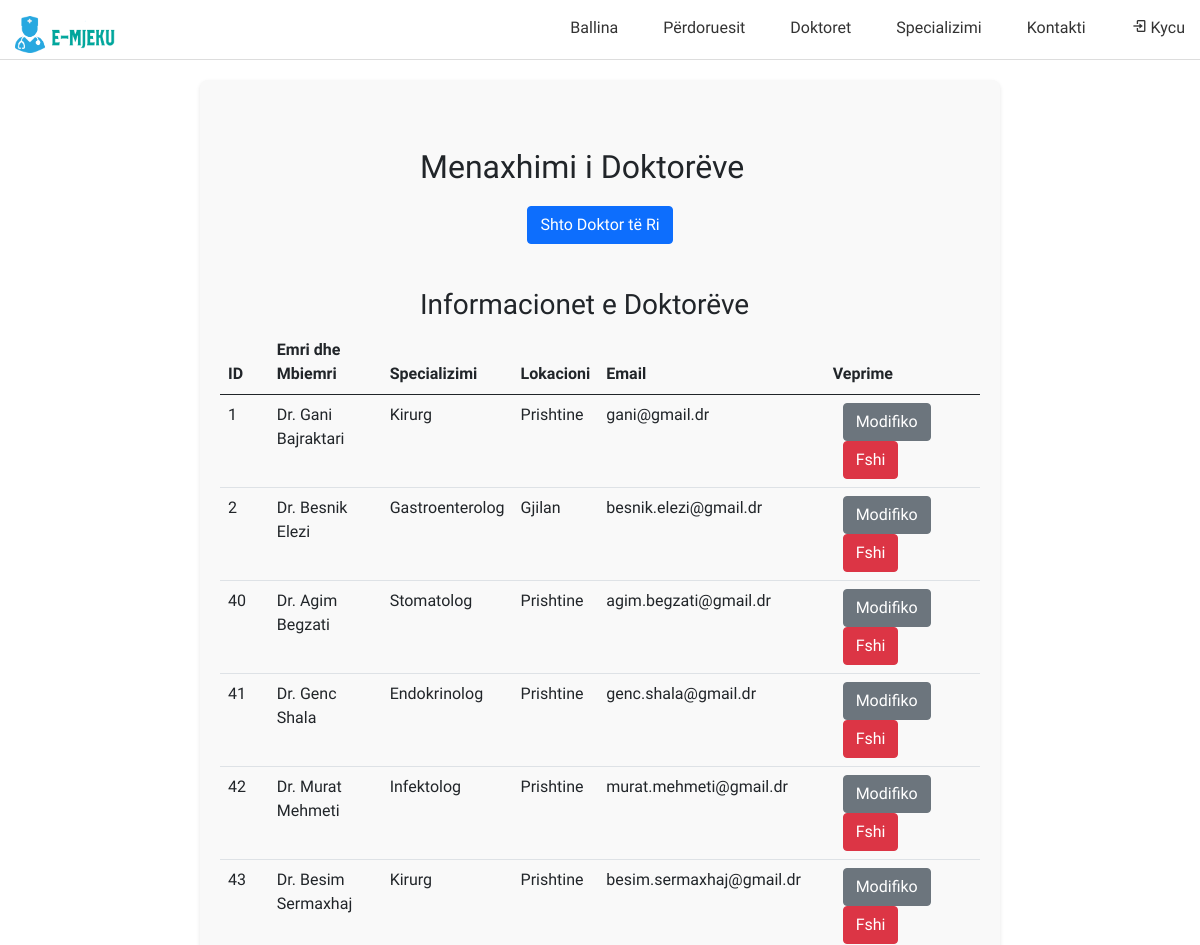
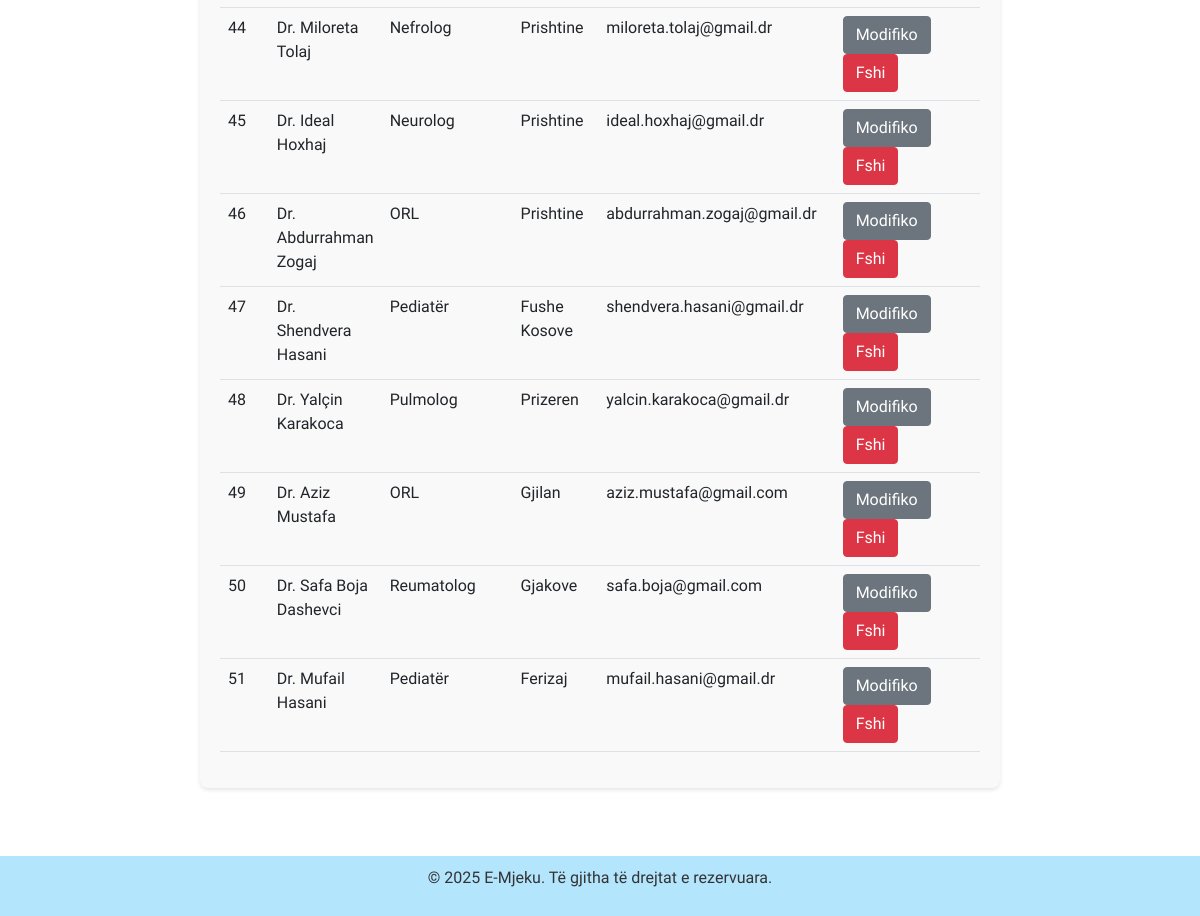
The page /Faqjaadmin/doktoret.php on the database its author committed (2 pictures, top to bottom).
### tables this page shows
CREATE TABLE `doktoret` (
  `ID_Doktori` int(11) NOT NULL,
  `NumriLicences` varchar(15) DEFAULT NULL,
  `EmriMbiemri` varchar(200) NOT NULL,
  `Email` varchar(255) DEFAULT NULL,
  `Fjalekalimi` varchar(255) NOT NULL,
  `ID_Specializimi` int(11) DEFAULT NULL,
  `ID_Lokacioni` int(11) DEFAULT NULL,
  `Foto` blob DEFAULT NULL,
  `facebook_url` varchar(255) DEFAULT NULL,
  `linkedin_url` varchar(255) DEFAULT NULL,
  `instagram_url` varchar(255) DEFAULT NULL,
  `website_url` varchar(255) DEFAULT NULL
);

CREATE TABLE `specializimi` (
  `ID_Specializimi` int(11) NOT NULL,
  `Specializimi` varchar(100) NOT NULL
);

CREATE TABLE `lokacioni` (
  `ID_Lokacioni` int(11) NOT NULL,
  `Lokacioni` varchar(100) NOT NULL
);

### Faqjaadmin/doktoret.php (the view, shortened to what this page needs)
<?php
include_once '../konfigurimi.php';
$query = "
    SELECT
        d.ID_Doktori,
        d.EmriMbiemri,
        d.Email, -- Select Email directly from the doktoret table
        s.Specializimi,
        l.Lokacioni
    FROM
        doktoret d
    LEFT JOIN
        specializimi s ON d.ID_Specializimi = s.ID_Specializimi
    LEFT JOIN
        lokacioni l ON d.ID_Lokacioni = l.ID_Lokacioni
";
$result = $conn->query($query);
?>
<!DOCTYPE html>
<html lang="en">
<head>
    <link rel="stylesheet" href="../css/FaqjaadminCSS/doktoret.css" />
    <link href='https://unpkg.com/boxicons@2.1.4/css/boxicons.min.css' rel='stylesheet'>
    <link href="https://cdn.jsdelivr.net/npm/bootstrap@5.0.0-beta1/dist/css/bootstrap.min.css" rel="stylesheet">
</head>
<body>
<header>
<div class="logo">
    <a href="faqjadmin.php">
            <img src="../foto/SMD.png" style="width: 100px; margin-top: 10px;" alt="Logo">
        </a>
    </div>
    <nav>
        <div class="nav-container">
            <ul id="nav-menu" class="nav-menu">
                <li><a href="faqjadmin.php">Ballina</a></li>
                <li><a href="./perdoruesit.php">Përdoruesit</a></li>
                <li><a href="./doktoret.php">Doktoret</a></li>
                <li><a href="./specializimi.php">Specializimi</a></li>
                <li><a href="./kontakti.php">Kontakti</a></li>
                <li>
                    <?php if (isset($_SESSION["Perdoruesi"]) && !empty($_SESSION["Perdoruesi"])): ?>
                        <a href="../ckycu.php"><i class='bx bx-log-out'></i> <?php echo htmlspecialchars($_SESSION["Perdoruesi"]); ?></a>
                    <?php else: ?>
                        <a href="../kycu.php"><i class='bx bx-log-in'></i> Kycu</a>
                    <?php endif; ?>
                </li>
            </ul>
        </div>
    </nav>
</header>
<div class="wrapper">
    <br><br>
    <h2>Menaxhimi i Doktorëve</h2>
    <div class="button-container">
        <a href="shto_doktorin.php" class="btn btn-primary">Shto Doktor të Ri</a>
    </div>
    <br>
    <h3>Informacionet e Doktorëve</h3>
    <table class="table">
    <thead>
        <tr>
            <th class="id">ID</th>
            <th>Emri dhe Mbiemri</th>
            <th>Specializimi</th>
            <th>Lokacioni</th>
            <th>Email</th>
            <th class="veprime">Veprime</th>
        </tr>
    </thead>
    <tbody>
        <?php if ($result->num_rows > 0): ?>
            <?php while ($row = $result->fetch_assoc()): ?>
                <tr>
                    <td><?php echo htmlspecialchars($row['ID_Doktori']); ?></td>
                    <td><?php echo htmlspecialchars($row['EmriMbiemri']); ?></td>
                    <td><?php echo htmlspecialchars($row['Specializimi']); ?></td>
                    <td><?php echo htmlspecialchars($row['Lokacioni']); ?></td>
                    <td><?php echo htmlspecialchars($row['Email']); ?></td>
                    <td>
                        <a href="modifiko_doktor.php?id=<?php echo htmlspecialchars($row['ID_Doktori']); ?>" class="btn btn-secondary">Modifiko</a>
                        <a href="fshije_doktor.php?id=<?php echo htmlspecialchars($row['ID_Doktori']); ?>" class="btn btn-danger" onclick="return confirm('A jeni të sigurt se dëshironi të fshini këtë doktor?');">Fshi</a>
                    </td>
                </tr>
            <?php endwhile; ?>
        <?php else: ?>
            <tr>
                <td colspan="7">Nuk ka asnjë doktor të regjistruar.</td>
            </tr>
        <?php endif; ?>
    </tbody>
</table>
</div>
<br><br>
<?php include_once '../footer.php'; ?>
</body>
</html>

### footer.php (shortened to what this page needs)
<footer class="footer">
  <p>&copy; 2025 E-Mjeku. Të gjitha të drejtat e rezervuara.</p>
</footer>

### css/FaqjaadminCSS/doktoret.css (style rules this page uses)
* { margin: 0; padding: 0; box-sizing: border-box; font-family: "Moderustic", sans-serif; }
.wrapper { max-width: 1200px; margin: 0 auto; padding: 0 15px; }
header { display: flex; align-items: center; justify-content: space-between; height: 60px; background-color: #fff; border-bottom: 1px solid #ddd; position: relative; }
.logo { padding-left: 15px; }
.nav-container { margin: 5px; display: flex; align-items: center; width: 100%; }
.nav-menu { float: right; margin-top: 13px; }
ul { list-style-type: none; margin: 5px; padding: 0; display: flex; justify-content: flex-end; align-items: center; flex-grow: 1; }
ul li { margin-left: 15px; }
ul li a { text-decoration: none; color: #333; padding: 10px 15px; font-size: 16px; transition: background-color 0.3s ease; }
.wrapper { max-width: 800px; margin: 20px auto; padding: 20px; background-color: #f9f9f9; border-radius: 8px; box-shadow: 0 2px 4px rgba(0, 0, 0, 0.1); }
.wrapper h2 { margin-left: 200px; }
.button-container { display: flex; justify-content: center; margin: 20px 0; }
.btn { padding: 10px 15px; border: none; border-radius: 4px; cursor: pointer; margin: 0 10px; }
.btn-primary { background-color: #74bab2; color: white; }
.btn-secondary { background-color: #007bff; color: white; }
.btn-danger { background-color: #dc3545; color: white; }
.wrapper h3 { margin-left: 200px; }
table { width: 100%; align-items: center; }
table .id { width: 10%; }
table .veprime { width: 28%; }

### footer.php (style rules this page uses)
.footer { background-color: #B3E5FC; color: #333; text-align: center; padding: 10px 0; }

### rows shown on the page
doktoret: ID_Doktori "1", EmriMbiemri "Dr. Gani Bajraktari", ID_Specializimi.Specializimi "Kirurg", ID_Lokacioni.Lokacioni "Prishtine", Email "gani@gmail.dr"
doktoret: ID_Doktori "2", EmriMbiemri "Dr. Besnik Elezi", ID_Specializimi.Specializimi "Gastroenterolog", ID_Lokacioni.Lokacioni "Gjilan", Email "besnik.elezi@gmail.dr"
doktoret: ID_Doktori "40", EmriMbiemri "Dr. Agim Begzati", ID_Specializimi.Specializimi "Stomatolog", ID_Lokacioni.Lokacioni "Prishtine", Email "agim.begzati@gmail.dr"
doktoret: ID_Doktori "41", EmriMbiemri "Dr. Genc Shala", ID_Specializimi.Specializimi "Endokrinolog", ID_Lokacioni.Lokacioni "Prishtine", Email "genc.shala@gmail.dr"
doktoret: ID_Doktori "42", EmriMbiemri "Dr. Murat Mehmeti", ID_Specializimi.Specializimi "Infektolog", ID_Lokacioni.Lokacioni "Prishtine", Email "murat.mehmeti@gmail.dr"
doktoret: ID_Doktori "43", EmriMbiemri "Dr. Besim Sermaxhaj", ID_Specializimi.Specializimi "Kirurg", ID_Lokacioni.Lokacioni "Prishtine", Email "besim.sermaxhaj@gmail.dr"
doktoret: ID_Doktori "44", EmriMbiemri "Dr. Miloreta Tolaj", ID_Specializimi.Specializimi "Nefrolog", ID_Lokacioni.Lokacioni "Prishtine", Email "miloreta.tolaj@gmail.dr"
doktoret: ID_Doktori "45", EmriMbiemri "Dr. Ideal Hoxhaj", ID_Specializimi.Specializimi "Neurolog", ID_Lokacioni.Lokacioni "Prishtine", Email "ideal.hoxhaj@gmail.dr"
doktoret: ID_Doktori "46", EmriMbiemri "Dr. Abdurrahman Zogaj", ID_Specializimi.Specializimi "ORL", ID_Lokacioni.Lokacioni "Prishtine", Email "abdurrahman.zogaj@gmail.dr"
doktoret: ID_Doktori "47", EmriMbiemri "Dr. Shendvera Hasani", ID_Specializimi.Specializimi "Pediatër", ID_Lokacioni.Lokacioni "Fushe Kosove", Email "shendvera.hasani@gmail.dr"
doktoret: ID_Doktori "48", EmriMbiemri "Dr. Yalçin Karakoca", ID_Specializimi.Specializimi "Pulmolog", ID_Lokacioni.Lokacioni "Prizeren", Email "yalcin.karakoca@gmail.dr"
doktoret: ID_Doktori "49", EmriMbiemri "Dr. Aziz Mustafa", ID_Specializimi.Specializimi "ORL", ID_Lokacioni.Lokacioni "Gjilan", Email "aziz.mustafa@gmail.com"
doktoret: ID_Doktori "50", EmriMbiemri "Dr. Safa Boja Dashevci", ID_Specializimi.Specializimi "Reumatolog", ID_Lokacioni.Lokacioni "Gjakove", Email "safa.boja@gmail.com"
doktoret: ID_Doktori "51", EmriMbiemri "Dr. Mufail Hasani", ID_Specializimi.Specializimi "Pediatër", ID_Lokacioni.Lokacioni "Ferizaj", Email "mufail.hasani@gmail.dr"
